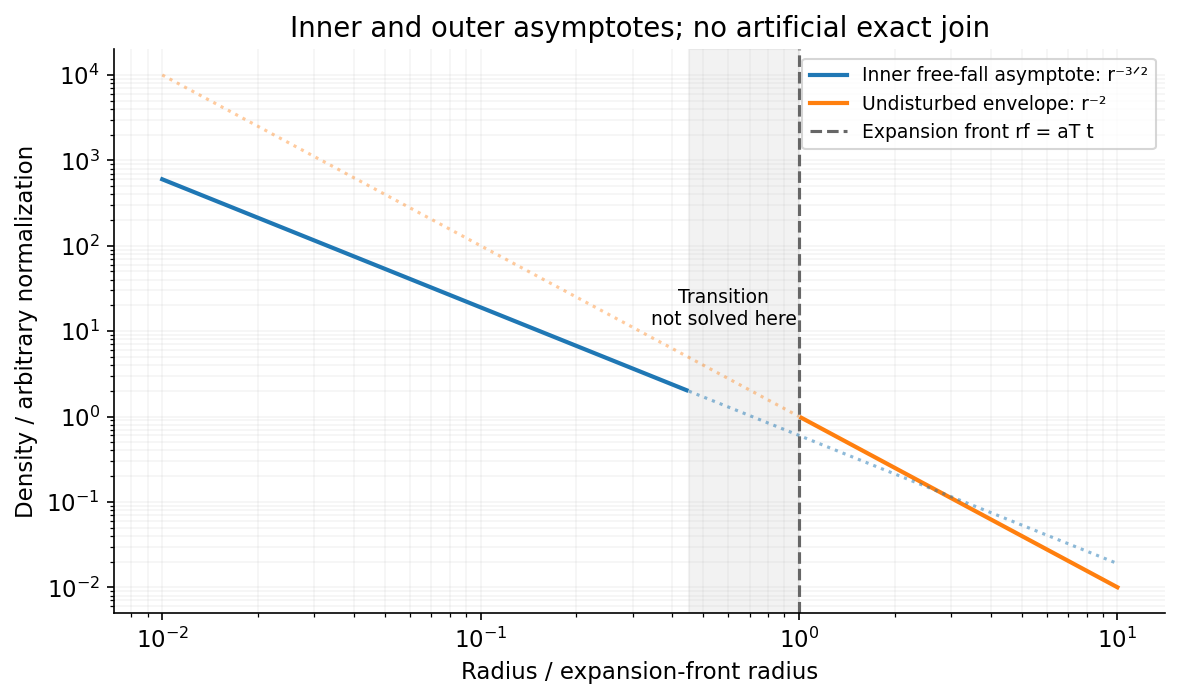

Reproduce this figure in Python.
"""Original analytic solution diagram; Python3.14.4, numpy2.3.5, matplotlib3.10.7.
Run from mirrored _media directory; output is a basename in cwd.
"""
from pathlib import Path
import numpy as np
import matplotlib
matplotlib.use('Agg')
import matplotlib.pyplot as plt
from matplotlib.patches import Circle
plt.rcParams.update({'font.size':11,'figure.facecolor':'white','axes.spines.top':False,'axes.spines.right':False})
x=np.logspace(-2,1,400);inner=.6*x**-1.5;outer=x**-2;fig,ax=plt.subplots(figsize=(8,4.8));mask=x<.45;outermask=x>1;ax.loglog(x[mask],inner[mask],lw=2,label='Inner free-fall asymptote: r⁻³ᐟ²');ax.loglog(x[outermask],outer[outermask],lw=2,label='Undisturbed envelope: r⁻²');ax.loglog(x[~mask],inner[~mask],':',color='#1f77b4',alpha=.5);ax.loglog(x[~outermask],outer[~outermask],':',color='#ff7f0e',alpha=.4);ax.axvline(1,color='.4',ls='--',label='Expansion front rf = aT t');ax.axvspan(.45,1,color='.8',alpha=.25);ax.text(.58,12,'Transition\nnot solved here',ha='center',fontsize=9);ax.set(xlabel='Radius / expansion-front radius',ylabel='Density / arbitrary normalization',title='Inner and outer asymptotes; no artificial exact join');ax.legend(fontsize=9);ax.grid(which='both',alpha=.12);fig.tight_layout()

fig.savefig(Path(__file__).with_suffix('.png').name,dpi=150,facecolor='white',bbox_inches='tight');plt.close(fig)
